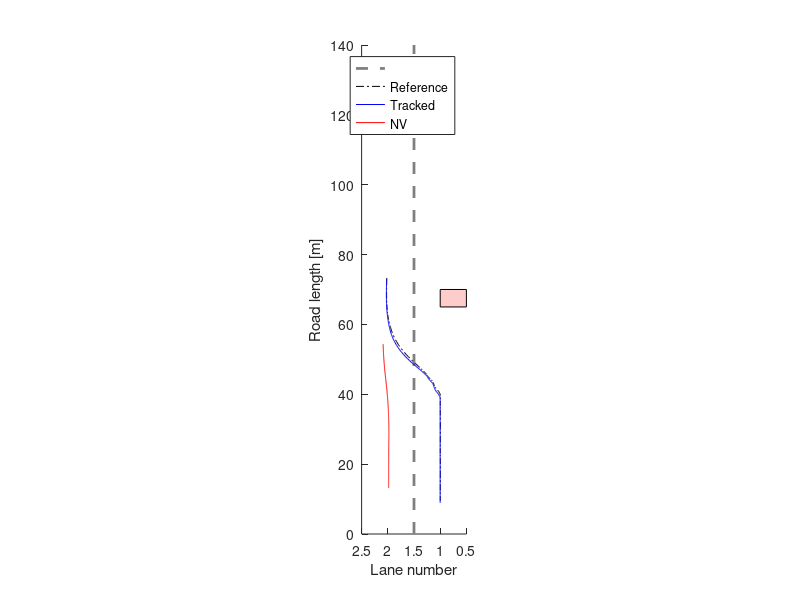
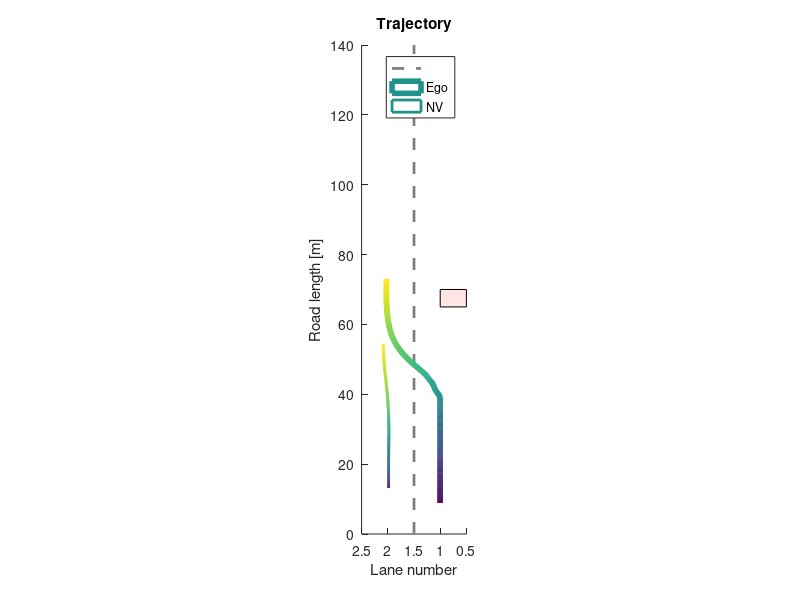

Here is the MATLAB script that generated these plots, in order: (Note: this script raises an error after producing the figures.)
% Viranjan Bhattacharyya
% EMC2 Lab Clemson University

clear, clc, close all

% log_data = load("log_jb3.txt");
% log_data = load("log_vb2.txt");
% log_data = load("log_az2.txt");
log_data = load("cc3.txt");
%%
% start = 108;
% fin = 491;
% start = 95;
% fin = 742;
% start = 210;
% fin = 909;
start = 150;
fin = length(log_data);
X = log_data(start:fin, 1:5);
X_ref = log_data(start:fin, 7:11);
Ua = log_data(start:fin, 12);
Ul = log_data(start:fin, 13);
X_nv = log_data(start:fin, 15:18);
X_obs = log_data(start:fin, 20);
X_nv_pred = log_data(start:fin, 22:24);
roadlength = 140;

HZ = 20;

T_nv = start/HZ:1/HZ:fin/HZ;
%%
figure(1)
set (gca,'DataAspectRatio',[1 15 1],'Xdir','reverse','Xlim',[0.5 2.5],'Ylim',[0 roadlength])
hold on 
plot([1.5 1.5],[0 roadlength],'--','LineWidth',2,'Color',[0.5 0.5 0.5]) % lane marking
plot(X_ref(:,4),X_ref(:,1),'-.k')
plot(X(:,4),X(:,1),'b')
plot(X_nv(:,4),X_nv(:,1),'r')
rectangle('Position',[0.5 (X_obs(1)-5) 0.5 5],'FaceColor',[1 0.8 0.8])
xlabel('Lane number')
ylabel('Road length [m]')
legend('','Reference','Tracked','NV')
%%
figure(2)
set (gca,'DataAspectRatio',[1 15 1],'Xdir','reverse','Xlim',[0.5 2.5],'Ylim',[0 roadlength])
hold on 
plot([1.5 1.5],[0 roadlength],'--','LineWidth',2,'Color',[0.5 0.5 0.5]) % lane marking
l = X(:,4)';
s = X(:,1)';
z = zeros(size(s));
col = 1:(fin - start + 1);
surface([l;l],[s;s],[z;z],[col;col],...
        'facecol','no',...
        'edgecol','interp',...
        'linew',4);
l_nv = X_nv(:,4)';
s_nv = X_nv(:,1)';
surface([l_nv;l_nv],[s_nv;s_nv],[z;z],[col;col],...
        'facecol','no',...
        'edgecol','interp',...
        'linew',2);
rectangle('Position',[0.5 (X_obs(1)-5) 0.5 5],'FaceColor',[1 0.9 0.9])
xlabel('Lane number')
ylabel('Road length [m]')
legend('', 'Ego', 'NV')
title('Trajectory')
%%
RMSE = rmse(X_ref, X);
%%
figure(3)
subplot(211)
plot(Ua,'g')
hold on
plot(X(:,3));
ylabel('m/s^2')
legend('Command acceleration','Ego acceleration')
subplot(212)
plot(Ul,'g')
hold on
plot(X(:,4))
ylabel('Lane')
legend('Command lane', 'Ego')
%%
figure(4)
plot(Ua, 'g')
hold on
plot(X(:,3))
plot(X_ref(:,3))
ylim([-2 2])
ylabel('m/s^2')
legend('Commanded acceleration','Ego acceleration','Reference acceleration')
%%
figure(5)
plot(X(:,2))
hold on
plot(X_nv(:,2))
ylabel('m/s')
legend('Ego', 'NV')
title('Speed')
%%
figure(6)
plot(X(:,1))
hold on
plot(X_nv(:,1))
legend('Ego','NV')
ylabel('Longitudinal Position [m]')
xlabel('Time step')
%%
figure(7)
plot(X(:,4))
hold on
plot(X_nv(:,4))
legend('Ego','NV')
ylabel('Lateral Position [m]')
xlabel('Time step')
%%
figure(8)
set (gca,'DataAspectRatio',[1 60 1],'Xdir','reverse','Xlim',[1.5 2.5])
hold on 
plot([1.5 1.5],[0 roadlength],'--','LineWidth',2,'Color',[0.5 0.5 0.5]) % lane marking
plot(X_nv(:,4),X_nv(:,1),'Color',[0.8 0.1 0.5],'LineWidth',2)
plot(2*ones(length(X_nv_pred)), X_nv_pred(:,1),'.r')
xlabel('Lane number')
ylabel('Road length [m]')
legend('','Actual','Predicted')
title('NV actual and predicted trajectory')
%%
figure(9)
plot(X_nv(:,2))
hold on
plot(X_nv_pred(:,2))
title('Velocity')
ylabel('[m/s]')
legend('NV actual','NV predicted')
%%
horizon_data = load("horizonta6.txt");

% Trim start time
horizon_data = horizon_data(start*20+1:end, :);

s_nv = []; v_nv = []; a_nv = [];
for i=1:(length(horizon_data)/20)
    t_nv(i,:) = linspace(start/HZ + (i-1)/HZ, start/HZ + (i-1)/HZ + 20/5, 20);

    s_nv(i,:) = horizon_data((i-1)*20+1:20*i,6)';
    v_nv(i,:) = horizon_data((i-1)*20+1:20*i,7)';
    a_nv(i,:) = horizon_data((i-1)*20+1:20*i,8)';
end
%%
figure(10)
clf

hold on
for i=1:length(horizon_data)/20
    plot(t_nv(i,:), s_nv(i,:));
end

plot(T_nv, X_nv(:,1), 'linewidth', 2, 'color', 'b')
title('NV Position')
%%
figure(11)
clf

hold on
for i=1:length(horizon_data)/20
    plot(t_nv(i,:), v_nv(i,:));
end

plot(T_nv, X_nv(:,2), 'linewidth', 2, 'color', 'b')
title('NV Velocity')
%%
figure(12)
clf

hold on
for i=1:length(horizon_data)/20
    plot(t_nv(i,:), a_nv(i,:));
end

plot(T_nv, X_nv(:,3), 'linewidth', 2, 'color', 'b')
title('NV Acceleration')